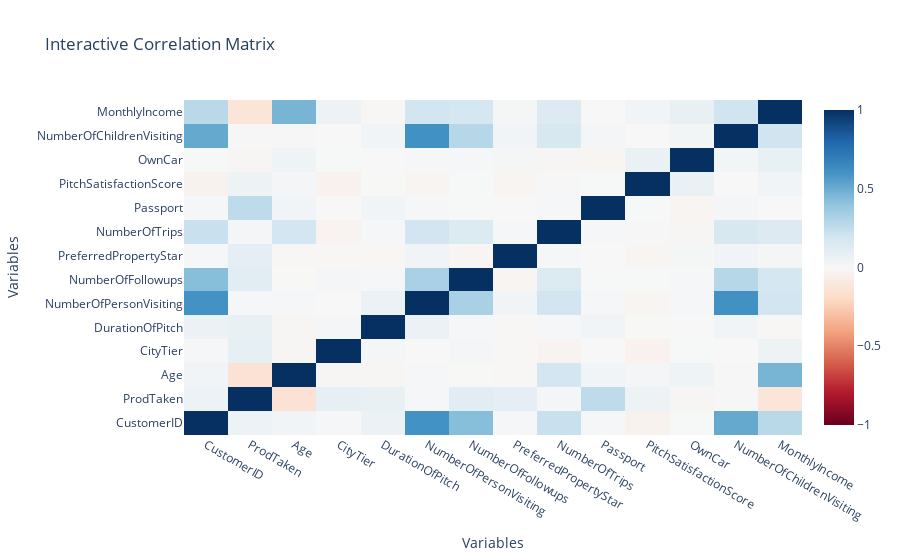

This figure's notebook cell:
### Code cell
import numpy as np
import matplotlib.pyplot as plt
import seaborn as sns
import plotly.graph_objs as go
from plotly.subplots import make_subplots

# Select only numerical columns for correlation analysis
numerical_data = df.select_dtypes(include=[np.number])

# Compute the correlation matrix for numerical columns
correlation_matrix = numerical_data.corr()

# Create an interactive heatmap with Plotly
fig = make_subplots()

# Add heatmap trace
heatmap_trace = go.Heatmap(z=correlation_matrix.values,
                           x=correlation_matrix.columns,
                           y=correlation_matrix.columns,
                           colorscale='RdBu',
                           zmin=-1, zmax=1)
fig.add_trace(heatmap_trace)

# Update layout
fig.update_layout(title='Interactive Correlation Matrix',
                  xaxis=dict(title='Variables'),
                  yaxis=dict(title='Variables'))

# Show the interactive plot
fig.show()

### Figure 1 — Plotly figure (JSON) as saved in the notebook; plotly's stock layout.template omitted (floating-point values rounded to 4 significant figures; data arrays with more than 128 entries replaced by an {"elided": "..."} marker saying what was removed)
{"data": [{"colorscale": [[0, "rgb(103,0,31)"], [0.1, "rgb(178,24,43)"], [0.2, "rgb(214,96,77)"], [0.3, "rgb(244,165,130)"], [0.4, "rgb(253,219,199)"], [0.5, "rgb(247,247,247)"], [0.6, "rgb(209,229,240)"], [0.7, "rgb(146,197,222)"], [0.8, "rgb(67,147,195)"], [0.9, "rgb(33,102,172)"], [1, "rgb(5,48,97)"]], "type": "heatmap", "x": ["CustomerID", "ProdTaken", "Age", "CityTier", "DurationOfPitch", "NumberOfPersonVisiting", "NumberOfFollowups", "PreferredPropertyStar", "NumberOfTrips", "Passport", "PitchSatisfactionScore", "OwnCar", "NumberOfChildrenVisiting", "MonthlyIncome"], "y": ["CustomerID", "ProdTaken", "Age", "CityTier", "DurationOfPitch", "NumberOfPersonVisiting", "NumberOfFollowups", "PreferredPropertyStar", "NumberOfTrips", "Passport", "PitchSatisfactionScore", "OwnCar", "NumberOfChildrenVisiting", "MonthlyIncome"], "z": {"elided": "14x14 float values"}, "zmax": 1, "zmin": -1}], "layout": {"autosize": true, "title": {"text": "Interactive Correlation Matrix"}, "xaxis": {"anchor": "y", "autorange": true, "domain": [0, 1], "range": [-0.5, 13.5], "title": {"text": "Variables"}, "type": "category"}, "yaxis": {"anchor": "x", "autorange": true, "domain": [0, 1], "range": [-0.5, 13.5], "title": {"text": "Variables"}, "type": "category"}}}
